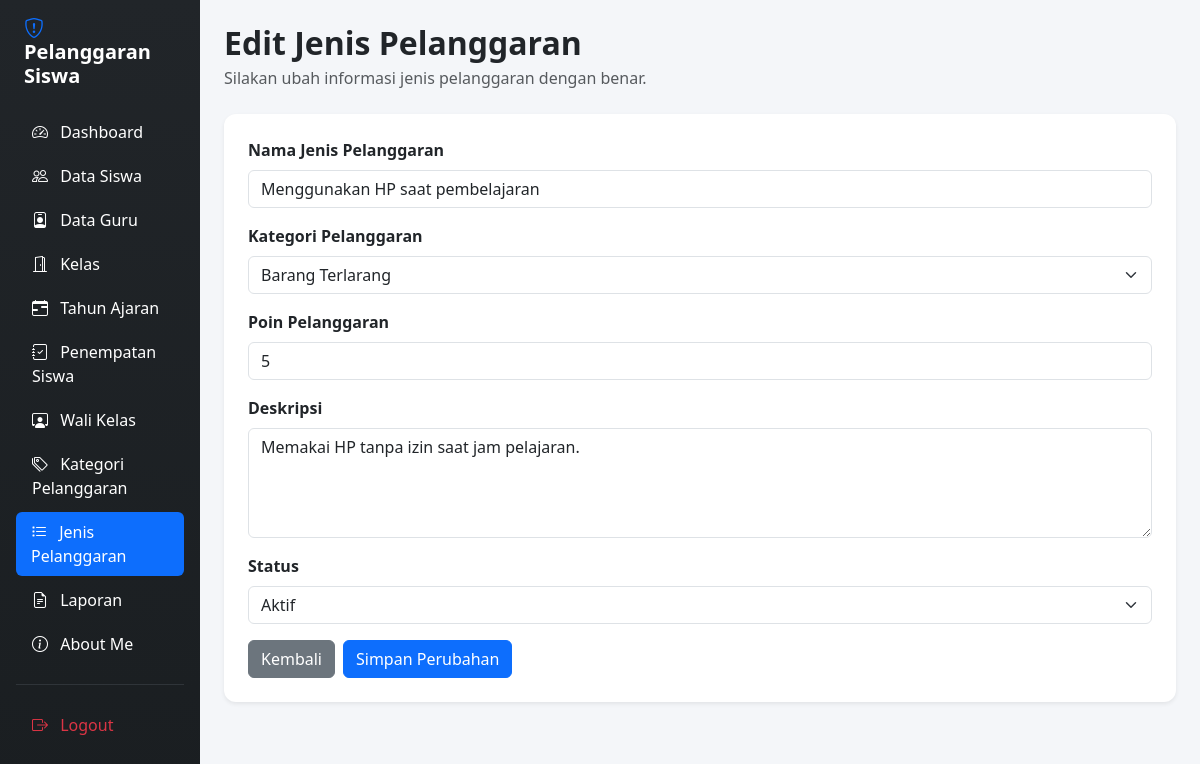
The app's page /edit_jenis_pelanggaran.php?id=12 (signed in) with its own data.
### tables this page shows
CREATE TABLE `t_pelanggaran` (
  `id` int(11) NOT NULL,
  `pelanggaran_kategori_id` int(11) DEFAULT NULL,
  `kode` varchar(30) DEFAULT NULL,
  `nama` varchar(150) DEFAULT NULL,
  `poin` int(11) NOT NULL,
  `deskripsi` text NOT NULL,
  `status_aktif` tinyint(1) NOT NULL,
  `created_at` timestamp NOT NULL DEFAULT current_timestamp(),
  `updated_at` timestamp NOT NULL DEFAULT current_timestamp()
);

CREATE TABLE `t_pelanggaran_kategori` (
  `id` int(11) NOT NULL,
  `nama` varchar(100) DEFAULT NULL,
  `deskripsi` text NOT NULL,
  `status_aktif` tinyint(1) NOT NULL,
  `created_at` timestamp NOT NULL DEFAULT current_timestamp(),
  `updated_at` timestamp NOT NULL DEFAULT current_timestamp()
);

### edit_jenis_pelanggaran.php (the view, shortened to what this page needs)
<?php
include "config/koneksi.php";
$id = (int) $_GET['id'];
$stmt_data = mysqli_prepare(
    $koneksi,
    "SELECT * FROM t_pelanggaran WHERE id = ?"
);
mysqli_stmt_bind_param($stmt_data, "i", $id);
mysqli_stmt_execute($stmt_data);
$query_data = mysqli_stmt_get_result($stmt_data);
$data = mysqli_fetch_assoc($query_data);
$nama = $data['nama'];
$kategori_id = $data['pelanggaran_kategori_id'];
$poin = $data['poin'];
$deskripsi = $data['deskripsi'];
$status = $data['status_aktif'];
$query_kategori = mysqli_query(
    $koneksi,
    "SELECT id, nama
     FROM t_pelanggaran_kategori
     ORDER BY nama ASC"
);
?>
<!DOCTYPE html>
<html lang="id">
<head>
    <link href="https://cdn.jsdelivr.net/npm/bootstrap@5.3.8/dist/css/bootstrap.min.css" rel="stylesheet">
    <link href="https://cdn.jsdelivr.net/npm/bootstrap-icons@1.11.3/font/bootstrap-icons.min.css" rel="stylesheet">
</head>
<body>
<div class="container-fluid">
    <div class="row">
        <div class="col-md-3 col-lg-2 sidebar p-3 min-vh-100">
            <h4 class="text-white mb-4 fw-bold fs-5 px-2">
                <i class="bi bi-shield-exclamation text-primary me-2"></i>
                Pelanggaran Siswa
            </h4>
            <?php if (($_SESSION['role'] ?? '') === 'admin'): ?>
                <ul class="nav nav-pills flex-column gap-1">
                    <li class="nav-item">
                        <a href="dashboard.php" class="nav-link text-white">
                            <i class="bi bi-speedometer2 me-2"></i> Dashboard
                        </a>
                    </li>
                    <li class="nav-item">
                        <a href="data_siswa.php" class="nav-link text-white">
                            <i class="bi bi-people me-2"></i> Data Siswa
                        </a>
                    </li>
                    <li class="nav-item">
                        <a href="data_guru.php" class="nav-link text-white">
                            <i class="bi bi-person-badge me-2"></i> Data Guru
                        </a>
                    </li>
                    <li class="nav-item">
                        <a href="kelas.php" class="nav-link text-white">
                            <i class="bi bi-door-open me-2"></i> Kelas
                        </a>
                    </li>
                    <li class="nav-item">
                        <a href="tahun_ajaran.php" class="nav-link text-white">
                            <i class="bi bi-calendar-range me-2"></i> Tahun Ajaran
                        </a>
                    </li>
                    <li class="nav-item">
                        <a href="penepatan_siswa.php" class="nav-link text-white">
                            <i class="bi bi-journal-check me-2"></i> Penempatan Siswa
                        </a>
                    </li>
                    <li class="nav-item">
                        <a href="wali_kelas.php" class="nav-link text-white">
                            <i class="bi bi-person-workspace me-2"></i> Wali Kelas
                        </a>
                    </li>
                    <li class="nav-item">
                        <a href="kategori_pelanggaran.php" class="nav-link text-white">
                            <i class="bi bi-tags me-2"></i> Kategori Pelanggaran
                        </a>
                    </li>
                    <li class="nav-item">
                        <a href="jenis_pelanggaran.php" class="nav-link active">
                            <i class="bi bi-list-task me-2"></i> Jenis Pelanggaran
                        </a>
                    </li>
                    <li class="nav-item">
                        <a href="laporan.php" class="nav-link text-white">
                            <i class="bi bi-file-earmark-text me-2"></i> Laporan
                        </a>
                    </li>
                    <li class="nav-item">
                        <a href="aboutme.php" class="nav-link text-white">
                            <i class="bi bi-info-circle me-2"></i> About Me
                        </a>
                    </li>
                    <hr class="text-secondary my-3">
                    <li class="nav-item">
                        <a href="logout.php" class="nav-link text-danger">
                            <i class="bi bi-box-arrow-right me-2"></i> Logout
                        </a>
                    </li>
                </ul>
            <?php endif; ?>
        </div>
        <main class="col-md-9 col-lg-10 p-4">
            <h2 class="fw-bold mb-1">
                Edit Jenis Pelanggaran
            </h2>
            <p class="text-muted mb-4">
                Silakan ubah informasi jenis pelanggaran dengan benar.
            </p>
            <div class="card shadow-sm">
                <div class="card-body p-4">
                    <form method="POST" action="">
                        <div class="mb-3">
                            <label for="nama" class="form-label fw-semibold">
                                Nama Jenis Pelanggaran
                            </label>
                            <input
                                type="text"
                                name="nama"
                                id="nama"
                                class="form-control"
                                value="<?= htmlspecialchars($nama, ENT_QUOTES, 'UTF-8'); ?>"
                                required>
                        </div>
                        <div class="mb-3">
                            <label for="pelanggaran_kategori_id" class="form-label fw-semibold">
                                Kategori Pelanggaran
                            </label>
                            <select
                                name="pelanggaran_kategori_id"
                                id="pelanggaran_kategori_id"
                                class="form-select"
                                required>
                                <?php while ($kategori = mysqli_fetch_assoc($query_kategori)): ?>
                                    <option
                                        value="<?= (int) $kategori['id']; ?>"
                                        <?= ((int) $kategori_id === (int) $kategori['id']) ? 'selected' : ''; ?>>
                                        <?= htmlspecialchars($kategori['nama'], ENT_QUOTES, 'UTF-8'); ?>
                                    </option>
                                <?php endwhile; ?>
                            </select>
                        </div>
                        <div class="mb-3">
                            <label for="poin" class="form-label fw-semibold">
                                Poin Pelanggaran
                            </label>
                            <input
                                type="number"
                                name="poin"
                                id="poin"
                                class="form-control"
                                min="0"
                                value="<?= (int) $poin; ?>"
                                required>
                        </div>
                        <div class="mb-3">
                            <label for="deskripsi" class="form-label fw-semibold">
                                Deskripsi
                            </label>
                            <textarea
                                name="deskripsi"
                                id="deskripsi"
                                class="form-control"
                                rows="4"
                                required><?= htmlspecialchars($deskripsi, ENT_QUOTES, 'UTF-8'); ?></textarea>
                        </div>
                        <div class="mb-3">
                            <label for="status_aktif" class="form-label fw-semibold">
                                Status
                            </label>
                            <select
                                name="status_aktif"
                                id="status_aktif"
                                class="form-select"
                                required>
                                <option value="1" <?= ((int) $status === 1) ? 'selected' : ''; ?>>
                                    Aktif
                                </option>
                            </select>
                        </div>
                        <div class="d-flex gap-2">
                            <a href="jenis_pelanggaran.php" class="btn btn-secondary">
                                Kembali
                            </a>
                            <button type="submit" name="update" class="btn btn-primary">
                                Simpan Perubahan
                            </button>
                        </div>
                    </form>
                </div>
            </div>
        </main>
    </div>
</div>
</body>
</html>

### edit_jenis_pelanggaran.php (style rules this page uses)
body { background-color: #f4f6f9; }
.sidebar { background: linear-gradient(180deg, #212529 0%, #1a1e21 100%); }
.nav-link { transition: all 0.3s ease; border-radius: 6px; }
.nav-link:hover, .nav-link.active { background-color: #0d6efd !important; color: white !important; padding-left: 15px; }
.card { border: none; border-radius: 12px; }

### records on screen
t_pelanggaran: nama "Menggunakan HP saat pembelajaran", pelanggaran_kategori_id "Barang Terlarang", poin "5", deskripsi "Memakai HP tanpa izin saat jam pelajaran.", status_aktif "Aktif"
